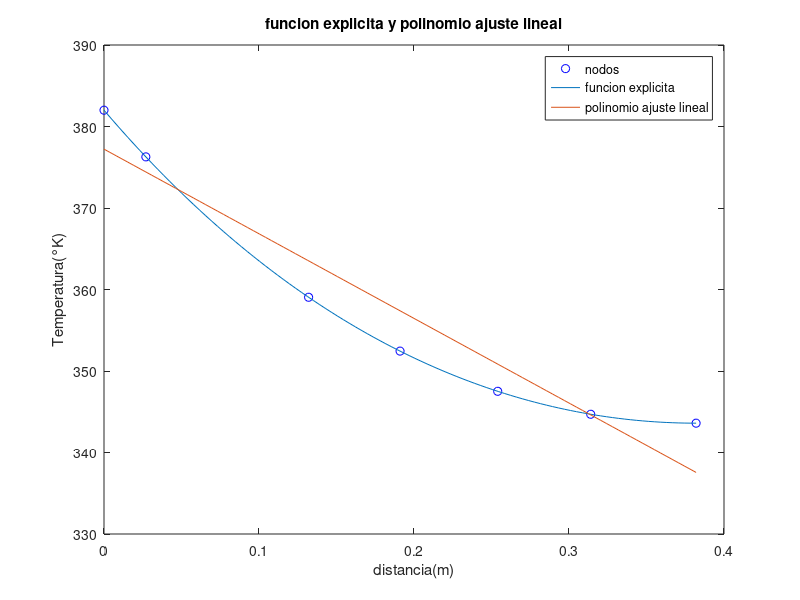

Reproduce this figure in MATLAB.
xxx=linspace(0,0.382); %
T=[382 376.274538 359.0488778 352.4412212 347.5098159 344.6925966 343.5985634]';
x=[0 0.027 0.132 0.191 0.254 0.314 0.382]'
T1=((90*cosh(3.0230*(0.382-xxx)))/cosh(3.0230*0.382))+292 ;
f=@(x) -103.8402*x+ 377.2225
xx=linspace(0,0.382);
f=f(xx);


plot(x,T,"ob",xxx,T1,xx,f)
title("funcion explicita y polinomio ajuste lineal")
xlabel("distancia(m)")
ylabel("Temperatura(°K)")
legend("nodos","funcion explicita","polinomio ajuste lineal")